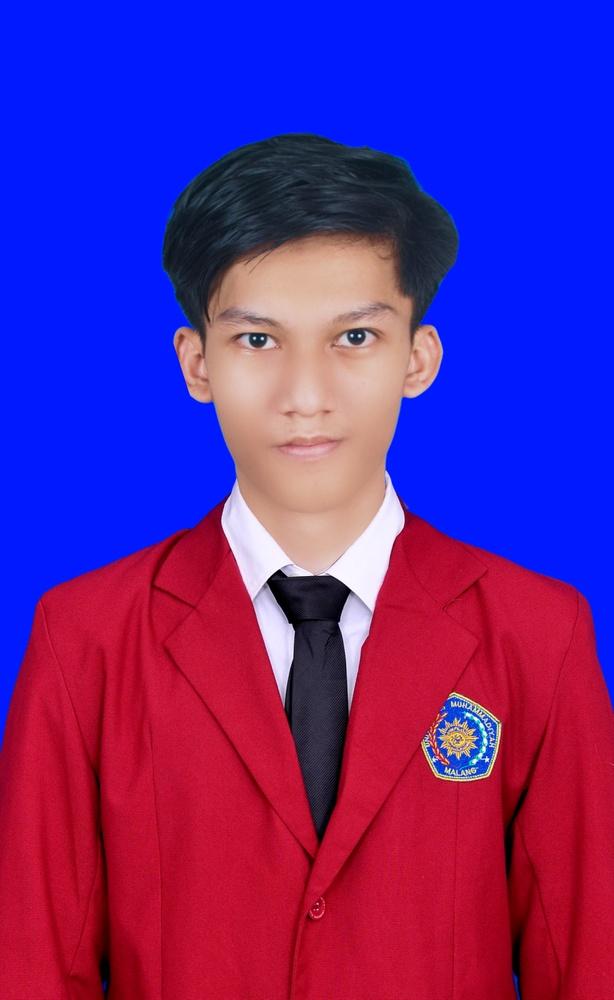
#> input picture Modul6/latihan/img/202110370311147.jpg, 614 x 1000 px, shrunk from 883 x 1439 before the run
$ python latihan1.py   (older library calls are emulated)
#> lines starting #> are read from the running program, lines starting #| are printed output that depends on the picture
from PIL import Image, ImageOps, ImageDraw, ImageFont
import os

current_dir = os.path.dirname(os.path.abspath(__file__))

img_path = os.path.join(current_dir, "img", "202110370311147.jpg")
img = Image.open(img_path)
#> img is the input picture: PIL image 614x1000 RGB; mean R, G, B 97.2, 37.9, 146.3

font_path = os.path.join(current_dir, "font", "arial_bold.ttf")
custom_font = ImageFont.truetype(font_path, 24)

img_after = ImageOps.grayscale(img.copy())
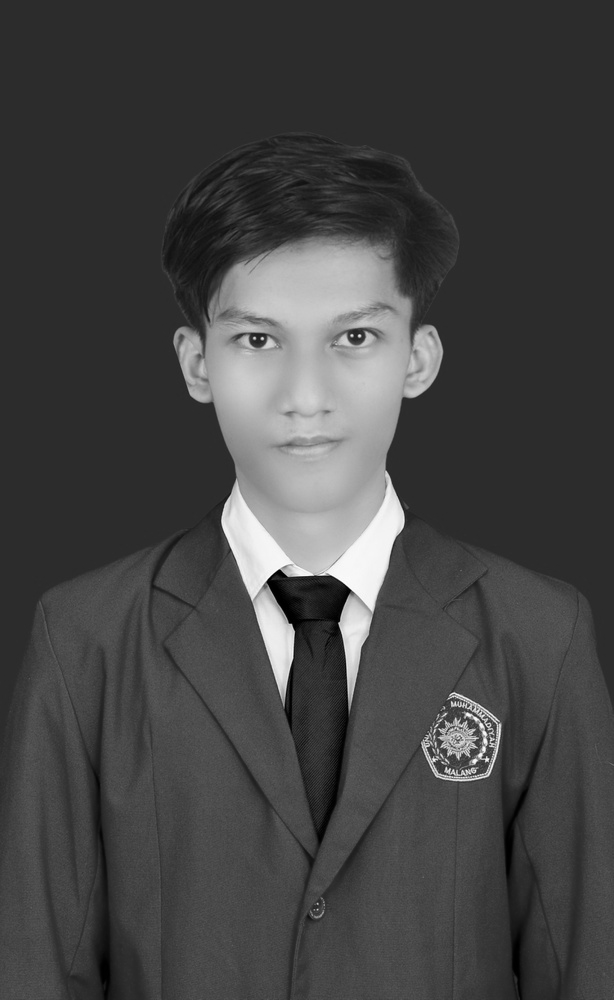
#> img_after: PIL image 614x1000 L; min 0, max 254, mean 68
draw = ImageDraw.Draw(img_after)

text = "Jody Yuantoro, 202110370311147"
image_width, image_height = img.size
#> image_width = 614; image_height = 1000

text_width, text_height = draw.textsize(text, font=custom_font)
#> text_width = 408; text_height = 28
text_position = ((image_width - text_width) // 2, (image_height - text_height) // 2)
#> text_position = (103, 486)
draw.text(text_position, text, font=custom_font, fill="white")

output_dir = os.path.join(current_dir, "output",)
output_path = os.path.join(output_dir, "kegiatan1.jpg")

img_after.save(output_path)
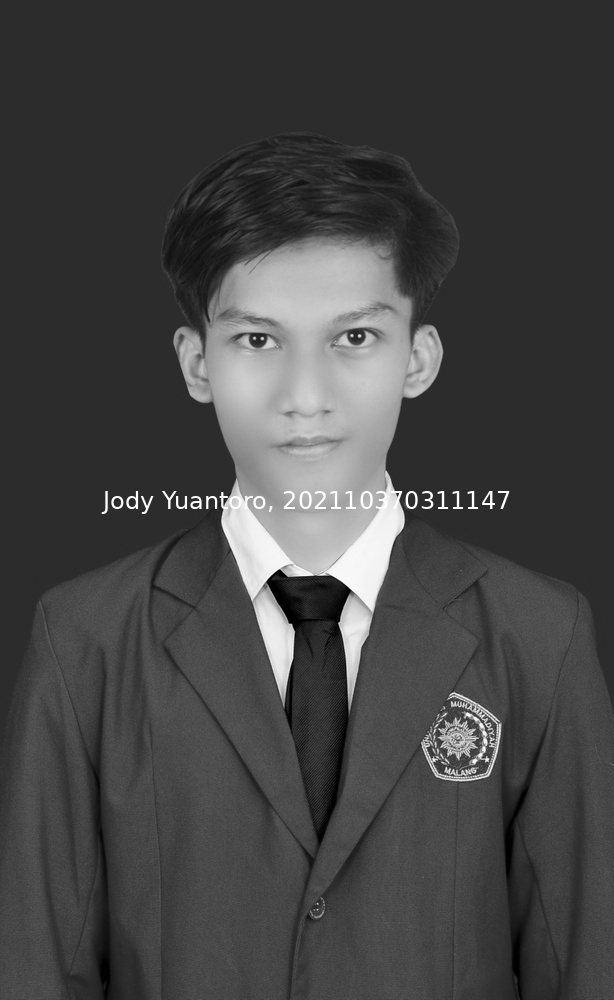
#> saved as kegiatan1.jpg: PIL image 614x1000 L; min 0, max 255, mean 68.5
img_after.show()
